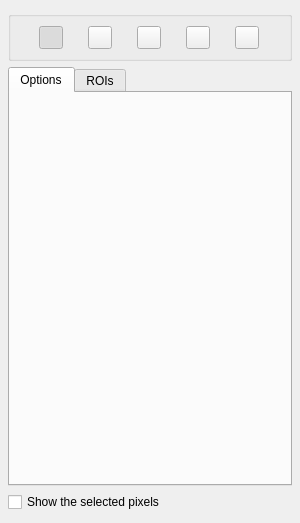
<?xml version="1.0" encoding="UTF-8"?>
<ui version="4.0">
 <class>ToolManager</class>
 <widget class="QWidget" name="ToolManager">
  <property name="enabled">
   <bool>true</bool>
  </property>
  <property name="geometry">
   <rect>
    <x>0</x>
    <y>0</y>
    <width>300</width>
    <height>523</height>
   </rect>
  </property>
  <property name="sizePolicy">
   <sizepolicy hsizetype="Fixed" vsizetype="Preferred">
    <horstretch>0</horstretch>
    <verstretch>0</verstretch>
   </sizepolicy>
  </property>
  <property name="windowTitle">
   <string>Form</string>
  </property>
  <layout class="QGridLayout" name="gridLayout">
   <property name="leftMargin">
    <number>8</number>
   </property>
   <property name="rightMargin">
    <number>8</number>
   </property>
   <item row="1" column="0" colspan="4">
    <widget class="QTabWidget" name="tabWidget">
     <property name="enabled">
      <bool>true</bool>
     </property>
     <property name="minimumSize">
      <size>
       <width>250</width>
       <height>0</height>
      </size>
     </property>
     <property name="currentIndex">
      <number>0</number>
     </property>
     <widget class="QWidget" name="pg_tools">
      <attribute name="title">
       <string>Options</string>
      </attribute>
      <layout class="QVBoxLayout" name="verticalLayout_5">
       <property name="spacing">
        <number>3</number>
       </property>
       <property name="leftMargin">
        <number>3</number>
       </property>
       <property name="topMargin">
        <number>3</number>
       </property>
       <property name="rightMargin">
        <number>3</number>
       </property>
       <property name="bottomMargin">
        <number>3</number>
       </property>
      </layout>
     </widget>
     <widget class="QWidget" name="pg_man">
      <attribute name="title">
       <string>ROIs</string>
      </attribute>
      <layout class="QGridLayout" name="gridLayout_4">
       <property name="leftMargin">
        <number>3</number>
       </property>
       <property name="topMargin">
        <number>3</number>
       </property>
       <property name="rightMargin">
        <number>3</number>
       </property>
       <property name="bottomMargin">
        <number>3</number>
       </property>
       <property name="spacing">
        <number>3</number>
       </property>
       <item row="1" column="0">
        <widget class="QPushButton" name="pushStore">
         <property name="toolTip">
          <string>Save selected ROI</string>
         </property>
         <property name="text">
          <string/>
         </property>
         <property name="icon">
          <iconset resource="../../resources.qrc">
           <normaloff>:/resources/gimp-pro/images/gtk-add.png</normaloff>:/resources/gimp-pro/images/gtk-add.png</iconset>
         </property>
        </widget>
       </item>
       <item row="1" column="1">
        <widget class="QPushButton" name="pushDel">
         <property name="toolTip">
          <string>Remove selected ROI</string>
         </property>
         <property name="text">
          <string/>
         </property>
         <property name="icon">
          <iconset resource="../../resources.qrc">
           <normaloff>:/resources/gimp-pro/images/gtk-remove.png</normaloff>:/resources/gimp-pro/images/gtk-remove.png</iconset>
         </property>
        </widget>
       </item>
       <item row="0" column="0" colspan="2">
        <widget class="QListWidget" name="listStoredROIs">
         <property name="sizePolicy">
          <sizepolicy hsizetype="Fixed" vsizetype="Expanding">
           <horstretch>0</horstretch>
           <verstretch>0</verstretch>
          </sizepolicy>
         </property>
         <property name="minimumSize">
          <size>
           <width>274</width>
           <height>0</height>
          </size>
         </property>
         <property name="maximumSize">
          <size>
           <width>274</width>
           <height>16777215</height>
          </size>
         </property>
        </widget>
       </item>
      </layout>
     </widget>
    </widget>
   </item>
   <item row="2" column="0">
    <widget class="QCheckBox" name="chkShowSelection">
     <property name="enabled">
      <bool>true</bool>
     </property>
     <property name="text">
      <string>Show the selected pixels</string>
     </property>
    </widget>
   </item>
   <item row="0" column="0" colspan="4">
    <widget class="QGroupBox" name="groupBox">
     <property name="title">
      <string/>
     </property>
     <property name="checkable">
      <bool>false</bool>
     </property>
     <property name="checked">
      <bool>false</bool>
     </property>
     <layout class="QGridLayout" name="gridLayout_2">
      <item row="0" column="2">
       <widget class="QToolButton" name="toolButtonLinePointer">
        <property name="enabled">
         <bool>true</bool>
        </property>
        <property name="text">
         <string/>
        </property>
        <property name="icon">
         <iconset resource="../../resources.qrc">
          <normaloff>:/resources/gimp-pro/images/gimp-line-profile.png</normaloff>:/resources/gimp-pro/images/gimp-line-profile.png</iconset>
        </property>
        <property name="checkable">
         <bool>true</bool>
        </property>
        <property name="autoExclusive">
         <bool>true</bool>
        </property>
       </widget>
      </item>
      <item row="0" column="0">
       <widget class="QToolButton" name="toolButtonPointer">
        <property name="enabled">
         <bool>true</bool>
        </property>
        <property name="text">
         <string/>
        </property>
        <property name="icon">
         <iconset resource="../../resources.qrc">
          <normaloff>:/resources/gimp-pro/images/gimp-cursor.png</normaloff>:/resources/gimp-pro/images/gimp-cursor.png</iconset>
        </property>
        <property name="checkable">
         <bool>true</bool>
        </property>
        <property name="checked">
         <bool>true</bool>
        </property>
        <property name="autoExclusive">
         <bool>true</bool>
        </property>
       </widget>
      </item>
      <item row="0" column="1">
       <widget class="QToolButton" name="toolButtonCrossPointer">
        <property name="enabled">
         <bool>true</bool>
        </property>
        <property name="text">
         <string/>
        </property>
        <property name="icon">
         <iconset resource="../../resources.qrc">
          <normaloff>:/resources/gimp-pro/images/gimp-sample-point.png</normaloff>:/resources/gimp-pro/images/gimp-sample-point.png</iconset>
        </property>
        <property name="checkable">
         <bool>true</bool>
        </property>
        <property name="autoExclusive">
         <bool>true</bool>
        </property>
       </widget>
      </item>
      <item row="0" column="3">
       <widget class="QToolButton" name="toolButtonRectPointer">
        <property name="enabled">
         <bool>true</bool>
        </property>
        <property name="text">
         <string/>
        </property>
        <property name="icon">
         <iconset resource="../../resources.qrc">
          <normaloff>:/resources/gimp-pro/images/gimp-selection.png</normaloff>:/resources/gimp-pro/images/gimp-selection.png</iconset>
        </property>
        <property name="checkable">
         <bool>true</bool>
        </property>
        <property name="autoExclusive">
         <bool>true</bool>
        </property>
       </widget>
      </item>
      <item row="0" column="5">
       <widget class="QToolButton" name="toolButtonEllPointer">
        <property name="sizePolicy">
         <sizepolicy hsizetype="Fixed" vsizetype="Fixed">
          <horstretch>0</horstretch>
          <verstretch>0</verstretch>
         </sizepolicy>
        </property>
        <property name="text">
         <string/>
        </property>
        <property name="icon">
         <iconset resource="../../resources.qrc">
          <normaloff>:/resources/gimp-pro/images/gimp-tool-ellipse-select.png</normaloff>:/resources/gimp-pro/images/gimp-tool-ellipse-select.png</iconset>
        </property>
        <property name="checkable">
         <bool>true</bool>
        </property>
        <property name="autoExclusive">
         <bool>true</bool>
        </property>
       </widget>
      </item>
     </layout>
    </widget>
   </item>
  </layout>
 </widget>
 <resources>
  <include location="../../resources.qrc"/>
 </resources>
 <connections/>
</ui>
